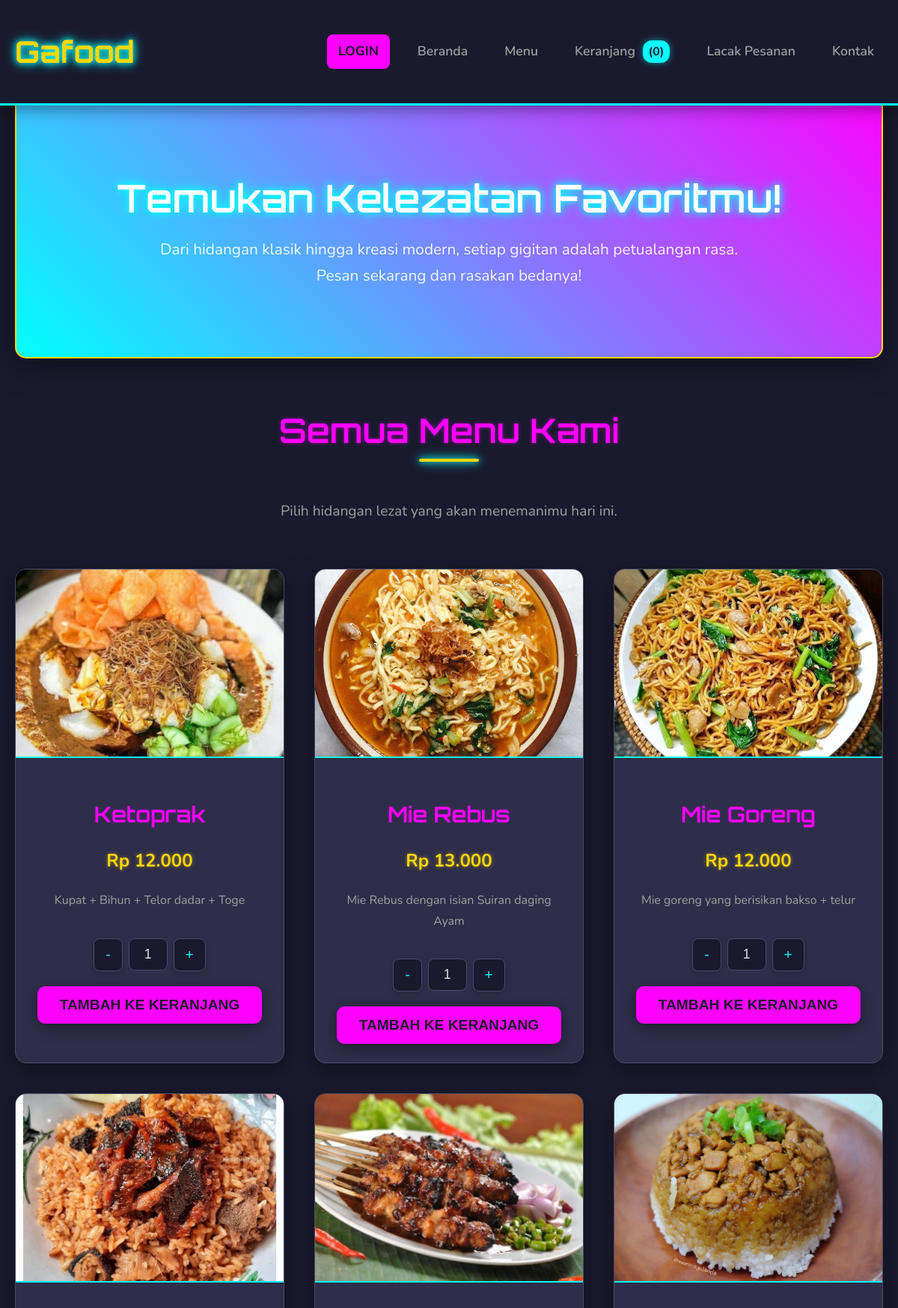
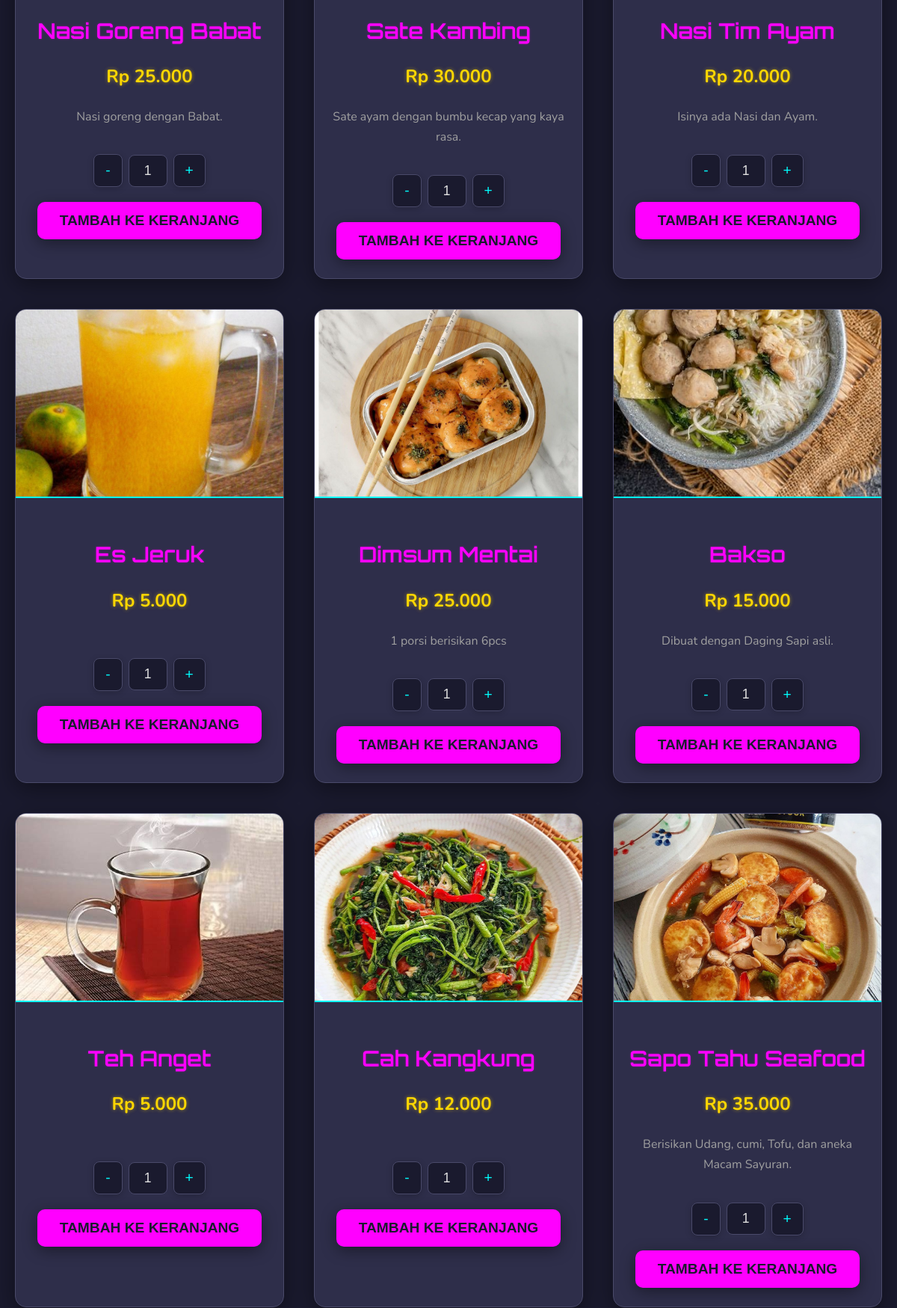
Page /menu.php (upper part) on the committed database (2 pictures, top to bottom).
### tables this page shows
CREATE TABLE `products` (
  `id` int(11) NOT NULL,
  `name` varchar(100) NOT NULL,
  `description` text DEFAULT NULL,
  `price` decimal(10,2) NOT NULL,
  `image_url` varchar(255) DEFAULT NULL,
  `is_available` tinyint(1) NOT NULL DEFAULT 1
);

### menu.php (the view, shortened to what this page needs)
<?php
require_once 'api/db_connect.php';
include 'templates/header.php';
?>
<section class="menu-promo-banner">
    <div class="container">
        <h2>Temukan Kelezatan Favoritmu!</h2>
        <p>Dari hidangan klasik hingga kreasi modern, setiap gigitan adalah petualangan rasa. Pesan sekarang dan rasakan bedanya!</p>
    </div>
</section>
<section id="full-menu-list" class="full-menu">
    <h2 class="section-title">Semua Menu Kami</h2>
    <p class="section-subtitle">Pilih hidangan lezat yang akan menemanimu hari ini.</p>
    <div class="product-grid">
        <?php
        $all_products = $conn->query("SELECT * FROM products WHERE is_available = 1 ORDER BY id DESC");
        while($product = $all_products->fetch_assoc()):
        ?>
        <div class="product-card">
            <img src="<?php echo htmlspecialchars($product['image_url'] ?? 'assets/placeholder.png'); ?>" alt="<?php echo htmlspecialchars($product['name']); ?>">
            <h3><?php echo htmlspecialchars($product['name']); ?></h3>
            <p class="price">Rp <?php echo number_format($product['price'], 0, ',', '.'); ?></p>
            <p class="description"><?php echo htmlspecialchars($product['description']); ?></p>
            <form action="cart_process.php" method="POST">
                <div class="quantity-control">
                    <button type="button" class="quantity-btn minus-btn" data-product-id="<?php echo $product['id']; ?>">-</button>
                    <input type="text" name="quantity" value="1" min="1" class="quantity-input" data-product-id="<?php echo $product['id']; ?>" readonly>
                    <button type="button" class="quantity-btn plus-btn" data-product-id="<?php echo $product['id']; ?>">+</button>
                </div>
                <button type="button" class="btn-primary add-to-cart-btn" data-product-id="<?php echo $product['id']; ?>">Tambah ke Keranjang</button>
            </form>
        </div>
        <?php endwhile; ?>
    </div>
</section>
<?php include 'templates/footer.php'; ?>

### templates/header.php (shortened to what this page needs)
<?php
$cart_count = isset($_SESSION['cart']) ? count($_SESSION['cart']) : 0;
?>
<!DOCTYPE html>
<html lang="id">
<head>
    <link rel="stylesheet" href="assets/style.css?v=1.1">
</head>
<body>
    <header class="top-nav">
        <div class="container">
            <a href="index.php" class="logo">Gafood</a>
            <nav id="main-nav">
                <a href="admin/index.php" class="login-link">Login</a>
                <a href="index.php">Beranda</a>
                <a href="menu.php">Menu</a>
                <a href="cart.php">Keranjang <span id="cart-item-count" class="cart-count">(<?php echo $cart_count; ?>)</span></a>
                <a href="track.php">Lacak Pesanan</a>
                <a href="contact.php">Kontak</a>
            </nav>
        </div>
    </header>
    <main class="container">

### templates/footer.php (shortened to what this page needs)
    </main>
</body>
</html>

### rows in the picture
products: image_url (picture), name "Ketoprak", price "12.000", description "Kupat + Bihun + Telor dadar + Toge"
products: image_url (picture), name "Mie Rebus", price "13.000", description "Mie Rebus dengan isian Suiran daging Ayam"
products: image_url (picture), name "Mie Goreng", price "12.000", description "Mie goreng yang berisikan bakso + telur"
products: image_url (picture), name "Nasi Goreng Babat", price "25.000", description "Nasi goreng dengan Babat."
products: image_url (picture), name "Sate Kambing", price "30.000", description "Sate ayam dengan bumbu kecap yang kaya rasa."
products: image_url (picture), name "Nasi Tim Ayam", price "20.000", description "Isinya ada Nasi dan Ayam."
products: image_url (picture), name "Es Jeruk", price "5.000"
products: image_url (picture), name "Dimsum Mentai", price "25.000", description "1 porsi berisikan 6pcs"
products: image_url (picture), name "Bakso", price "15.000", description "Dibuat dengan Daging Sapi asli."
products: image_url (picture), name "Teh Anget", price "5.000"
products: image_url (picture), name "Cah Kangkung", price "12.000"
products: image_url (picture), name "Sapo Tahu Seafood", price "35.000", description "Berisikan Udang, cumi, Tofu, dan aneka Macam Sayuran."

### other values in the picture
$cart_count "0"
